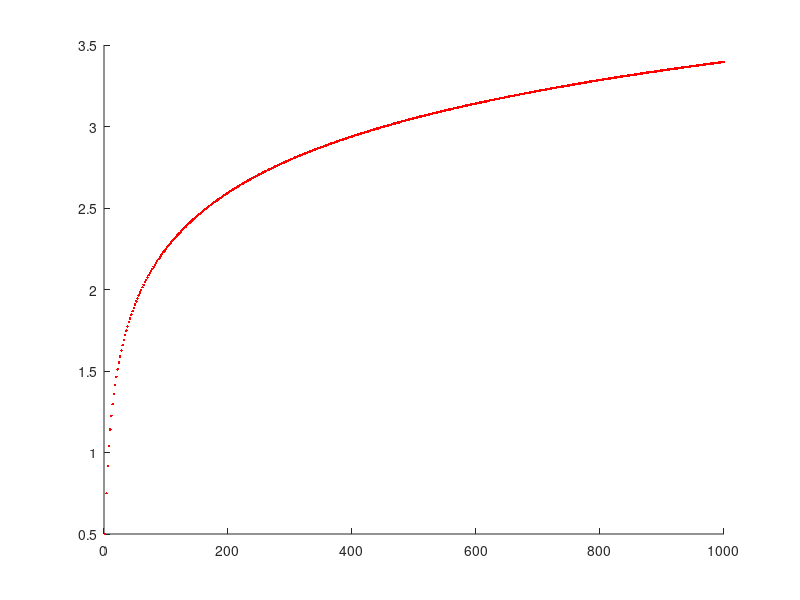

MATLAB code to generate this figure:
% A paros szamok reciprok sora %% DIVERGENS!!!
% V1.1 - 2020.12.25.

clc, clear                  % Kepernyo torles, memoria urites

an=0                        % Szamlalo valtozo nullazasa
n=0                         % For index valtozo nullazasa
i=0                         % Tomb index valtozo nullazasa

hold on                     % Az osszes figuraelem megtartasa

for n = 1:1000              % Meddig menjunk
    if mod(n,2) == 0        % Parosszam vizsgalata maradekos osztassal
        i=i+1               % Tomb indexenek novelese
        an=an+(1/n)         % Reciprok sor osszegenek szamolasa
        oszto(i)=n          % A feltel eredmenye
        szamitas(i)=an      % Amit szamol a fuggveny
        plot(n,an,'r.')     % Rajzolas
        %drawnow            % Valos idoben torteno rajzolas
    end                     % IF vege  
end                         % FOR ciklus vege